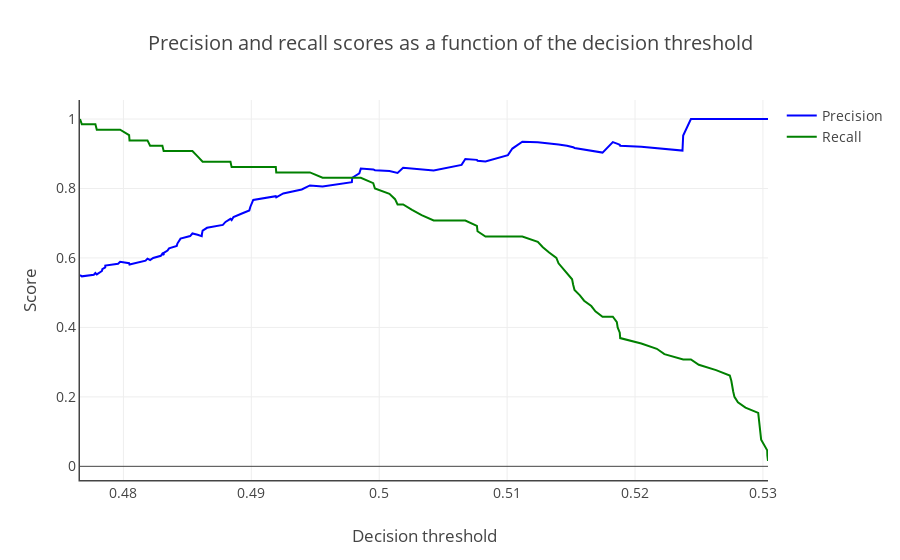

Source (notebook cell):
### Code cell
t = precision_recall_vs_threshold(
    y_true=y_train, y_pred=cv_predict_proba[:, 1])
py.iplot(t, filename='fatigue/precision_recall_vs_threshold')
